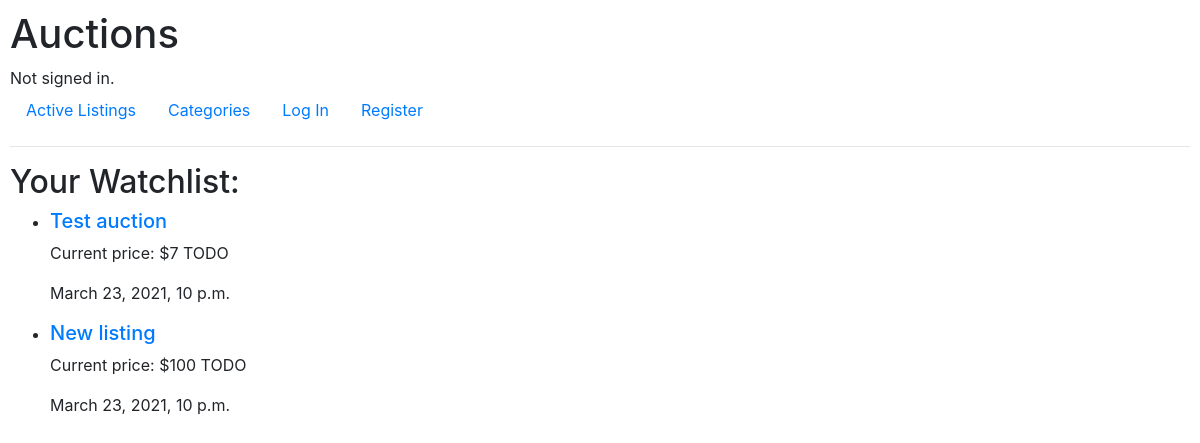
Screenshot of /watchlist with the database file from the repository.
### auctions/models.py (models this page shows)
class Listing(models.Model):
    title = models.CharField(max_length=30)
    owner = models.ForeignKey(
        User,
        on_delete = models.CASCADE,
        related_name='owner')
    description = models.TextField()
    start_bid = models.IntegerField(validators=[MinValueValidator(decimal.Decimal('0.01'))])
    url = models.URLField(blank=True, null=True)
    date_time = models.DateTimeField(auto_now_add=True)
    listing_cat = models.ForeignKey(
        Category_Choice,
        null=True,
        blank=True,
        default = None,
        on_delete=models.SET_NULL,
        to_field="category",
        db_column="listing_cat")
    finished = models.BooleanField(default=False)
    winner = models.ForeignKey(
        User,
        null=True,
        blank=True,
        on_delete=models.SET_NULL,
        related_name='winner')
    def __str__(self):
        return f"Title: {self.title}; Owner: {self.owner}; Start bid: {self.start_bid}; Finished: {self.finished}; Winner: {self.winner}"

### auctions/views.py (the view)
# urls.py: path("watchlist", views.watchlist, name="watchlist"),
def watchlist(request):
    user = request.user.id
    print(user)
    listing = Listing.objects.filter(watchlist = user)
    print(listing)
    return render(request, "auctions/watchlist.html",{
        "listings": listing
    })

### auctions/templates/auctions/watchlist.html (shortened to what this page needs)
{% extends "auctions/layout.html" %}
{% block body %}
    <h2>Your Watchlist:</h2>
    <ul>
        {% for listing in listings %}
        <li>
            <h5><a href="{% url 'listing' listing.title %}?id={{ listing.id }}">{{ listing.title }}</a></h5>
            <p>Current price: ${{ listing.start_bid }} TODO</p>
            <p> {{ listing.date_time }} </p>
        </li>
        {% empty %}
            <p>Your watchlist is empty...</p>
        {% endfor %}
    </ul>
{% endblock %}

### auctions/static/auctions/styles.css (style rules this page uses)
body { padding: 10px; }

### rows the page displays
Listing: title "Test auction", start_bid "7", date_time "March 23, 2021, 10 p.m."
Listing: title "New listing", start_bid "100", date_time "March 23, 2021, 10 p.m."
